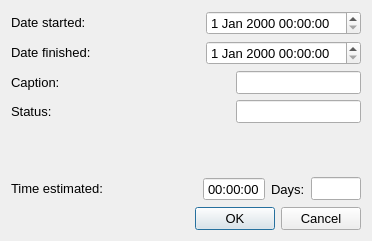
<?xml version="1.0" encoding="UTF-8"?>
<ui version="4.0">
 <class>NewTaskDialog</class>
 <widget class="QDialog" name="NewTaskDialog">
  <property name="geometry">
   <rect>
    <x>0</x>
    <y>0</y>
    <width>372</width>
    <height>241</height>
   </rect>
  </property>
  <property name="font">
   <font>
    <pointsize>10</pointsize>
   </font>
  </property>
  <property name="windowTitle">
   <string>Dialog</string>
  </property>
  <layout class="QGridLayout" name="gridLayout">
   <item row="0" column="0">
    <layout class="QVBoxLayout" name="verticalLayout">
     <item>
      <layout class="QHBoxLayout" name="horizontalLayout_5">
       <item>
        <widget class="QLabel" name="labelDateStarted">
         <property name="sizePolicy">
          <sizepolicy hsizetype="Fixed" vsizetype="Fixed">
           <horstretch>0</horstretch>
           <verstretch>0</verstretch>
          </sizepolicy>
         </property>
         <property name="text">
          <string>Date started:</string>
         </property>
        </widget>
       </item>
       <item>
        <spacer name="horizontalSpacer">
         <property name="orientation">
          <enum>Qt::Horizontal</enum>
         </property>
         <property name="sizeHint" stdset="0">
          <size>
           <width>40</width>
           <height>20</height>
          </size>
         </property>
        </spacer>
       </item>
       <item>
        <widget class="QDateTimeEdit" name="dateTimeEditStarted">
         <property name="sizePolicy">
          <sizepolicy hsizetype="Maximum" vsizetype="Fixed">
           <horstretch>0</horstretch>
           <verstretch>0</verstretch>
          </sizepolicy>
         </property>
        </widget>
       </item>
      </layout>
     </item>
     <item>
      <layout class="QHBoxLayout" name="horizontalLayout_4">
       <item>
        <widget class="QLabel" name="labelDateFinished">
         <property name="sizePolicy">
          <sizepolicy hsizetype="Fixed" vsizetype="Fixed">
           <horstretch>0</horstretch>
           <verstretch>0</verstretch>
          </sizepolicy>
         </property>
         <property name="text">
          <string>Date finished:</string>
         </property>
        </widget>
       </item>
       <item>
        <spacer name="horizontalSpacer_2">
         <property name="orientation">
          <enum>Qt::Horizontal</enum>
         </property>
         <property name="sizeHint" stdset="0">
          <size>
           <width>40</width>
           <height>20</height>
          </size>
         </property>
        </spacer>
       </item>
       <item>
        <widget class="QDateTimeEdit" name="dateTimeEditFinished">
         <property name="sizePolicy">
          <sizepolicy hsizetype="Maximum" vsizetype="Fixed">
           <horstretch>0</horstretch>
           <verstretch>0</verstretch>
          </sizepolicy>
         </property>
        </widget>
       </item>
      </layout>
     </item>
     <item>
      <layout class="QHBoxLayout" name="horizontalLayout_3">
       <item>
        <widget class="QLabel" name="labelCaption">
         <property name="sizePolicy">
          <sizepolicy hsizetype="Fixed" vsizetype="Fixed">
           <horstretch>0</horstretch>
           <verstretch>0</verstretch>
          </sizepolicy>
         </property>
         <property name="text">
          <string>Caption:</string>
         </property>
        </widget>
       </item>
       <item>
        <spacer name="horizontalSpacer_3">
         <property name="orientation">
          <enum>Qt::Horizontal</enum>
         </property>
         <property name="sizeType">
          <enum>QSizePolicy::Expanding</enum>
         </property>
         <property name="sizeHint" stdset="0">
          <size>
           <width>40</width>
           <height>20</height>
          </size>
         </property>
        </spacer>
       </item>
       <item>
        <widget class="QLineEdit" name="lineEditCaption">
         <property name="sizePolicy">
          <sizepolicy hsizetype="Maximum" vsizetype="Fixed">
           <horstretch>0</horstretch>
           <verstretch>0</verstretch>
          </sizepolicy>
         </property>
        </widget>
       </item>
      </layout>
     </item>
     <item>
      <layout class="QHBoxLayout" name="horizontalLayout_2">
       <item>
        <widget class="QLabel" name="labelStatus">
         <property name="sizePolicy">
          <sizepolicy hsizetype="Fixed" vsizetype="Fixed">
           <horstretch>0</horstretch>
           <verstretch>0</verstretch>
          </sizepolicy>
         </property>
         <property name="text">
          <string>Status:</string>
         </property>
        </widget>
       </item>
       <item>
        <spacer name="horizontalSpacer_4">
         <property name="orientation">
          <enum>Qt::Horizontal</enum>
         </property>
         <property name="sizeHint" stdset="0">
          <size>
           <width>40</width>
           <height>20</height>
          </size>
         </property>
        </spacer>
       </item>
       <item>
        <widget class="QLineEdit" name="lineEditStatus">
         <property name="sizePolicy">
          <sizepolicy hsizetype="Maximum" vsizetype="Fixed">
           <horstretch>0</horstretch>
           <verstretch>0</verstretch>
          </sizepolicy>
         </property>
        </widget>
       </item>
      </layout>
     </item>
    </layout>
   </item>
   <item row="1" column="0">
    <spacer name="verticalSpacer">
     <property name="orientation">
      <enum>Qt::Vertical</enum>
     </property>
     <property name="sizeHint" stdset="0">
      <size>
       <width>20</width>
       <height>13</height>
      </size>
     </property>
    </spacer>
   </item>
   <item row="2" column="0">
    <layout class="QHBoxLayout" name="horizontalLayout">
     <item>
      <widget class="QLabel" name="labelTimeEstimated">
       <property name="sizePolicy">
        <sizepolicy hsizetype="Minimum" vsizetype="Fixed">
         <horstretch>0</horstretch>
         <verstretch>0</verstretch>
        </sizepolicy>
       </property>
       <property name="text">
        <string>Time estimated:</string>
       </property>
      </widget>
     </item>
     <item>
      <spacer name="horizontalSpacer_5">
       <property name="orientation">
        <enum>Qt::Horizontal</enum>
       </property>
       <property name="sizeHint" stdset="0">
        <size>
         <width>40</width>
         <height>20</height>
        </size>
       </property>
      </spacer>
     </item>
     <item>
      <widget class="QTimeEdit" name="timeEdit">
       <property name="sizePolicy">
        <sizepolicy hsizetype="Maximum" vsizetype="Fixed">
         <horstretch>0</horstretch>
         <verstretch>0</verstretch>
        </sizepolicy>
       </property>
       <property name="focusPolicy">
        <enum>Qt::NoFocus</enum>
       </property>
       <property name="readOnly">
        <bool>true</bool>
       </property>
       <property name="buttonSymbols">
        <enum>QAbstractSpinBox::NoButtons</enum>
       </property>
       <property name="displayFormat">
        <string>hh:mm:ss</string>
       </property>
      </widget>
     </item>
     <item>
      <widget class="QLabel" name="labelDays">
       <property name="text">
        <string>Days:</string>
       </property>
      </widget>
     </item>
     <item>
      <widget class="QLineEdit" name="lineEditDays">
       <property name="maximumSize">
        <size>
         <width>50</width>
         <height>16777215</height>
        </size>
       </property>
       <property name="readOnly">
        <bool>true</bool>
       </property>
      </widget>
     </item>
    </layout>
   </item>
   <item row="3" column="0">
    <widget class="QDialogButtonBox" name="buttonBox">
     <property name="orientation">
      <enum>Qt::Horizontal</enum>
     </property>
     <property name="standardButtons">
      <set>QDialogButtonBox::Cancel|QDialogButtonBox::Ok</set>
     </property>
    </widget>
   </item>
  </layout>
 </widget>
 <resources/>
 <connections>
  <connection>
   <sender>buttonBox</sender>
   <signal>accepted()</signal>
   <receiver>NewTaskDialog</receiver>
   <slot>accept()</slot>
   <hints>
    <hint type="sourcelabel">
     <x>248</x>
     <y>254</y>
    </hint>
    <hint type="destinationlabel">
     <x>157</x>
     <y>274</y>
    </hint>
   </hints>
  </connection>
  <connection>
   <sender>buttonBox</sender>
   <signal>rejected()</signal>
   <receiver>NewTaskDialog</receiver>
   <slot>reject()</slot>
   <hints>
    <hint type="sourcelabel">
     <x>316</x>
     <y>260</y>
    </hint>
    <hint type="destinationlabel">
     <x>286</x>
     <y>274</y>
    </hint>
   </hints>
  </connection>
 </connections>
</ui>
